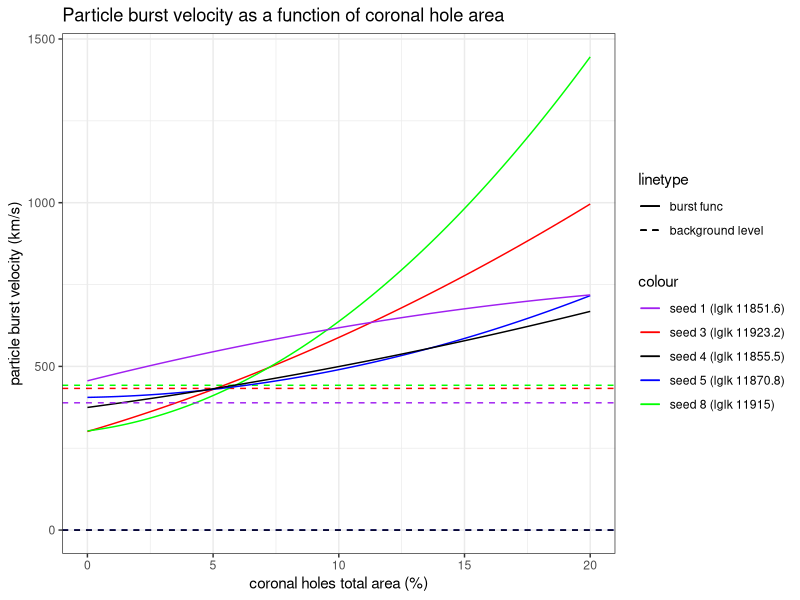
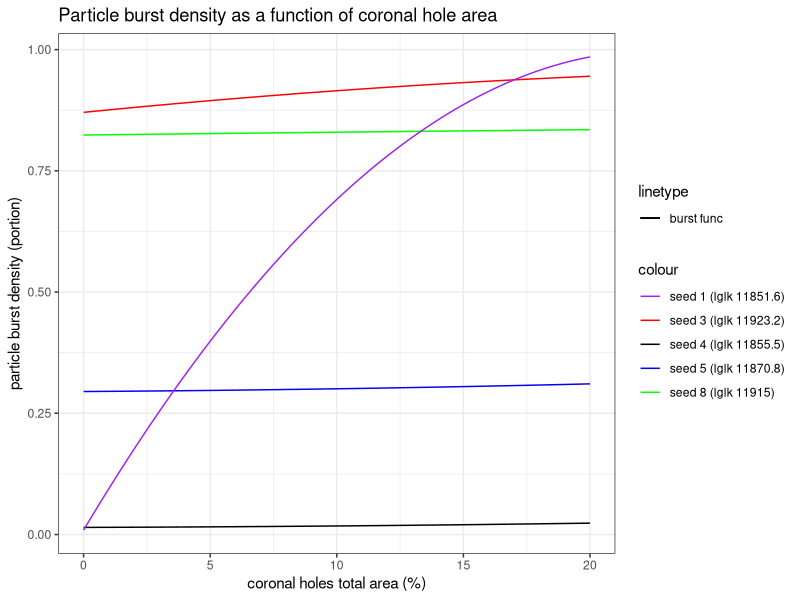
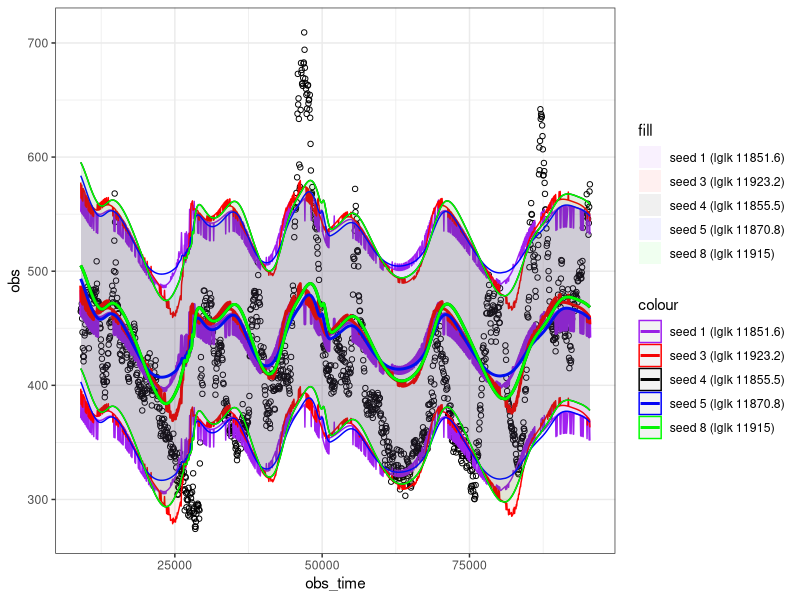

R code for these plots, in order:
## ---- chunk 1
knitr::opts_chunk$set(echo = TRUE)
## ---- chunk 2
library(ggplot2)


prepareVisData <- function(id,lglk,y0,y2,slope_k,bg) {
  x2<-20.0
  m <- matrix(c( 0.0, 0.0, 1.0,
                 x2*x2, x2, 1.0,
                 2.0*x2, 1.0, 0.0),
                nrow=3,byrow = T)
  r <- c(y0, y2, 0.0)
  s <- solve(m,r)
  slope <- s[2]*slope_k
  print(paste0("maximum slope is ",s[2]))
  print(paste0("effective slope is ",slope))
  
  m2 <- matrix(c( 0.0, 0.0, 1.0,
                 x2*x2, x2, 1.0,
                 0.0, 1.0, 0.0),
                nrow=3,byrow = T)
  r2 <- c(y0, y2, slope)
  s2 <- solve(m2,r2)
  
  func <- function(x) {
    return(s2[1]*x*x + s2[2]*x+s2[3])
  }
  
return(
  list(pred=func,bg=bg,lglk_str=paste0('seed ',id,' (lglk ',lglk,')'))
);
}

to_km_per_s <- function(v) {return(v/(1000.0 * 60.0 / 10.0**8.0));}

#docker 0.3 seed 3
#2016-07-11T16:08:11.935964300Z 
#iteration:1105 log-likelihood:11923.2 improvement:0.0278582
#Vfunc nodes: (0;0.180612) (20;0.597612) slope: 0.326881
#Dfunc nodes: (0;0.870576) (20;0.944965) slope: 0.697326
#background wind V:0.259682 D:4.32253
#Noise sigma: 0.0514491
#Earth distance: 1285.718414

vis3d <- prepareVisData(
  3,
  11923.2,
  0.870576,
  0.944965,
  0.697326,
  4.32253)

vis3v <- prepareVisData(
  3,
  11923.2,
  to_km_per_s(0.180612),
  to_km_per_s(0.597612),
  0.326881,
  to_km_per_s(0.259682))

#docker 0.3 seed 8
#2016-07-14T14:55:12.994253100Z 
#iteration:924 log-likelihood:11915 improvement:3.75523
#Vfunc nodes: (0;0.181729) (20;0.867255) slope: 0.0855468
#Dfunc nodes: (0;0.823733) (20;0.834859) slope: 0.55678
#background wind V:0.265428 D:5.82408
#Noise sigma: 0.0520493
#Earth distance: 1230.243211

vis8d <- prepareVisData(
  8,
  11915,
  0.823733,
  0.834859,
  0.55678,
  5.82408)

vis8v <- prepareVisData(
  8,
  11915,
  to_km_per_s(0.181729),
  to_km_per_s(0.867255),
  0.0855468,
  to_km_per_s(0.265428))

#docker 0.3 seed 5
#2016-07-12T05:31:34.962763100Z 
#iteration:583 log-likelihood:11870.8 improvement:88.4558
#Vfunc nodes: (0;0.243192) (20;0.429677) slope: 0.0448303
#Dfunc nodes: (0;0.294873) (20;0.310647) slope: 0.214628
#background wind V:5.20376e-124 D:5.38888e-170
#Noise sigma: 0.0535385
#Earth distance: 1292.090769

vis5d <- prepareVisData(
  5,
  11870.8,
  0.294873,
  0.310647,
  0.214628,
  5.38888e-170)

vis5v <- prepareVisData(
  5,
  11870.8,
  to_km_per_s(0.243192),
  to_km_per_s(0.429677),
  0.0448303,
  to_km_per_s(5.20376e-124))

#docker 0.3 seed 4
#2016-07-10T21:53:49.075621400Z 
#iteration:821 log-likelihood:11855.5 improvement:3.63798e-12
#Vfunc nodes: (0;0.224727) (20;0.40079) slope: 0.35187
#Dfunc nodes: (0;0.0146691) (20;0.0234736) slope: 0.175416
#background wind V:7.88056e-248 D:8.64625e-39
#Noise sigma: 0.0483257
#SEarth distance: 1386.194369

vis4d <- prepareVisData(
  4,
  11855.5,
  0.0146691,
  0.0234736,
  0.175416,
  8.64625e-39)

vis4v <- prepareVisData(
  4,
  11855.5,
  to_km_per_s(0.224727),
  to_km_per_s(0.40079),
  0.35187,
  to_km_per_s(7.88056e-248))

#docker 0.3 seed 1
#2016-07-12T16:21:59.274401800Z 
#iteration:1510 log-likelihood:11851.6 improvement:8.50073
#Vfunc nodes: (0;0.273536) (20;0.430973) slope: 0.735489
#Dfunc nodes: (0;0.00915377) (20;0.984944) slope: 0.897594
#background wind V:0.23322 D:3.04009
#Noise sigma: 0.0542054
#Earth distance: 1613.963631

vis1d <- prepareVisData(
  1,
  11851.6,
  0.00915377,
  0.984944,
  0.897594,
  3.04009)

vis1v <- prepareVisData(
  1,
  11851.6,
  to_km_per_s(0.273536),
  to_km_per_s(0.430973),
  0.735489,
  to_km_per_s(0.23322))

## ---- chunk 3

linetype_scale <- c('1'='solid','2'='dashed')
linetype_scale_labels <- c('1'='burst func','2'='background level')
color_scale <- c(
        '3'='red',
        '8'='green',
        '5'='blue',
        '1'='purple',
        '4'='black')
color_scale_labels <- c(
        '3'=vis3v$lglk_str,
        '8'=vis8v$lglk_str,
        '5'=vis5v$lglk_str,
        '4'=vis4v$lglk_str,
        '1'=vis1v$lglk_str
        )

a <- ggplot(data.frame(x = c(0, 20.0)))+
  theme_bw()+
  ggtitle("Particle burst velocity as a function of coronal hole area")+
  xlab("coronal holes total area (%)")+
  ylab("particle burst velocity (km/s)")+

  scale_linetype_manual(values= linetype_scale,labels=linetype_scale_labels)+
  scale_color_manual(values= color_scale,labels=color_scale_labels)+
  
  stat_function(aes(x,linetype='1',color='3'),fun=vis3v$pred) +
  geom_hline(aes(yintercept=vis3v$bg,linetype='2',color='3'))+
  
  stat_function(aes(x,linetype='1',color='8'),fun=vis8v$pred) +
  geom_hline(aes(yintercept=vis8v$bg,linetype='2',color='8')) +
  
  stat_function(aes(x,linetype='1',color='5'),fun=vis5v$pred) +
  geom_hline(aes(yintercept=vis5v$bg,linetype='2',color='5')) +
  
  stat_function(aes(x,linetype='1',color='4'),fun=vis4v$pred) +
  geom_hline(aes(yintercept=vis4v$bg,linetype='2',color='4')) +
  
  stat_function(aes(x,linetype='1',color='1'),fun=vis1v$pred) +
  geom_hline(aes(yintercept=vis1v$bg,linetype='2',color='1'))
  
print(a)
## ---- chunk 4

a = ggplot(data.frame(x = c(0, 20.0)))+
  theme_bw()+
  ggtitle("Particle burst density as a function of coronal hole area")+
  xlab("coronal holes total area (%)")+
  ylab("particle burst density (portion)")+

  scale_linetype_manual(values= linetype_scale,labels=linetype_scale_labels)+
  scale_color_manual(values= color_scale,labels=color_scale_labels) +
  
  stat_function(aes(x,linetype='1',color='3'),fun=vis3d$pred) +
  #geom_hline(aes(yintercept=vis3d$bg,linetype='2',color='3'))+
  
  stat_function(aes(x,linetype='1',color='8'),fun=vis8d$pred) +
  #geom_hline(aes(yintercept=vis8d$bg,linetype='2',color='8')) +
  
  stat_function(aes(x,linetype='1',color='5'),fun=vis5d$pred) +
  #geom_hline(aes(yintercept=vis5d$bg,linetype='2',color='5')) +
  
  stat_function(aes(x,linetype='1',color='4'),fun=vis4d$pred) +
  #geom_hline(aes(yintercept=vis4d$bg,linetype='2',color='4')) +
  
  stat_function(aes(x,linetype='1',color='1'),fun=vis1d$pred)
  #geom_hline(aes(yintercept=vis1d$bg,linetype='2',color='1'))

print(a)
## ---- chunk 5
sim1 <- read.csv('ResultData/docker-0.3-seed-1-iter-1510.csv')
sim1.sigma <- to_km_per_s(0.0542054)
sim1$lb68 <- sim1$predMean-sim1.sigma
sim1$ub68 <- sim1$predMean+sim1.sigma
sim1q1 <- sim1[sim1$obs_time<=95430,] #first 60 days

sim3 <- read.csv('ResultData/docker-0.3-seed-3-iter-1105.csv')
sim3.sigma <- to_km_per_s(0.0542054)
sim3$lb68 <- sim3$predMean-sim3.sigma
sim3$ub68 <- sim3$predMean+sim3.sigma
sim3q1 <- sim3[sim3$obs_time<=95430,] #first 60 days

sim4 <- read.csv('ResultData/docker-0.3-seed-4-iter-821.csv')
sim4.sigma <- to_km_per_s(0.0542054)
sim4$lb68 <- sim4$predMean-sim4.sigma
sim4$ub68 <- sim4$predMean+sim4.sigma
sim4q1 <- sim4[sim4$obs_time<=95430,] #first 60 days

sim5 <- read.csv('ResultData/docker-0.3-seed-5-iter-583.csv')
sim5.sigma <- to_km_per_s(0.0542054)
sim5$lb68 <- sim5$predMean-sim5.sigma
sim5$ub68 <- sim5$predMean+sim5.sigma
sim5q1 <- sim5[sim5$obs_time<=95430,] #first 60 days

sim8 <- read.csv('ResultData/docker-0.3-seed-4-iter-821.csv')
sim8.sigma <- to_km_per_s(0.0542054)
sim8$lb68 <- sim8$predMean-sim8.sigma
sim8$ub68 <- sim8$predMean+sim8.sigma
sim8q1 <- sim8[sim8$obs_time<=95430,] #first 60 days

b <- ggplot() +
    theme_bw()+
    scale_color_manual(values= color_scale,labels=color_scale_labels)+
    scale_fill_manual(values= color_scale,labels=color_scale_labels)+
  
    geom_point(data=sim1q1,aes(x=obs_time,y=obs),shape=1) +
  
    geom_line(data=sim1q1,aes(x=obs_time,y=predMean,color='1'),lwd=1) +
    geom_ribbon(data=sim1q1,
                aes(x=obs_time,
                    ymin=lb68,
                    ymax=ub68,color='1',fill='1'),
                alpha=.06) +
  
    geom_line(data=sim3q1,aes(x=obs_time,y=predMean,color='3'),lwd=1) +
    geom_ribbon(data=sim3q1,
                aes(x=obs_time,
                    ymin=lb68,
                    ymax=ub68,color='3',fill='3'),
                alpha=.06) +
  
    geom_line(data=sim4q1,aes(x=obs_time,y=predMean,color='4'),lwd=1) +
    geom_ribbon(data=sim4q1,
                aes(x=obs_time,
                    ymin=lb68,
                    ymax=ub68,color='4',fill='4'),
                alpha=.06) +

    geom_line(data=sim5q1,aes(x=obs_time,y=predMean,color='5'),lwd=1) +
    geom_ribbon(data=sim5q1,
                aes(x=obs_time,
                    ymin=lb68,
                    ymax=ub68,color='5',fill='5'),
                alpha=.06) +
  
    geom_line(data=sim8q1,aes(x=obs_time,y=predMean,color='8'),lwd=1) +
    geom_ribbon(data=sim8q1,
                aes(x=obs_time,
                    ymin=lb68,
                    ymax=ub68,color='8',fill='8'),
                alpha=.06)
print(b)
